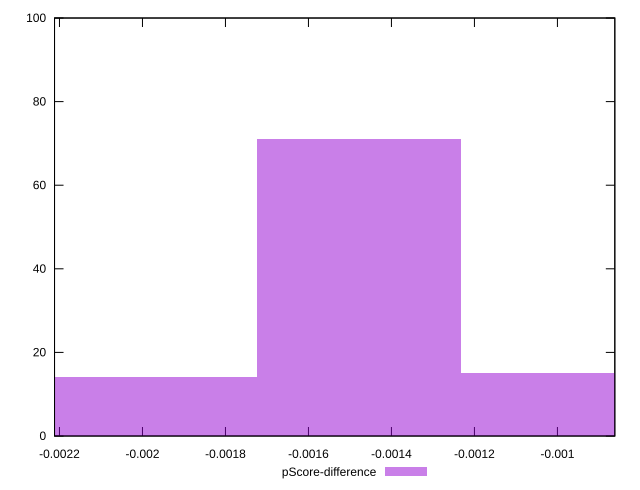

Here is the gnuplot script that generated this plot:
reset

$pScoreDifference <<EOF
-0.000985373375771074 15
-0.001478060063656611 71
-0.001970746751542148 14
EOF

set key outside below
set boxwidth 0.000492686687885537
set xrange [-0.0022118867553135857:-0.0008616716816181036]
set yrange [0:100]
set trange [0:100]
set style fill transparent solid 0.5 noborder
set terminal svg size 640, 490 enhanced background rgb 'white'
set output "reports/report_00031_2021-02-24T23-18-18.084Z/mainthread-work-breakdown/samples/agenda/pScore-difference/histogram.svg"

plot $pScoreDifference title "pScore-difference" with boxes

reset
